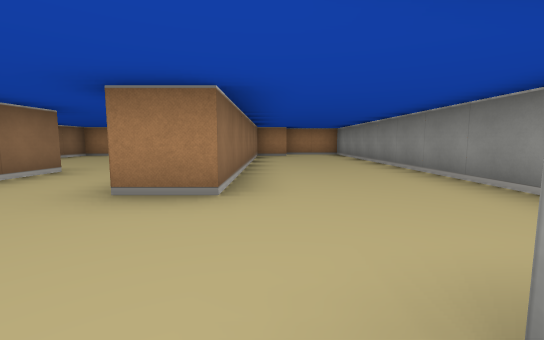
[1] (above)

16 first-person views from a walk through a cub3D level. The camera is about half as high as the walls, tilts 6° down and sees 90° across. The floor is counted in squares. Each view is taken from the middle of a square. On the plan, view 1 faces up. The plan holds only what a view shows up to about 9 squares ahead; the rest is blank.

[2]
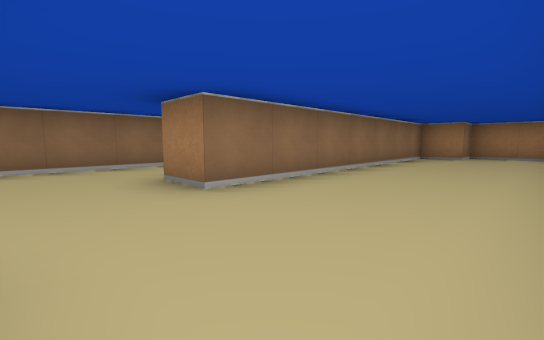

[3]
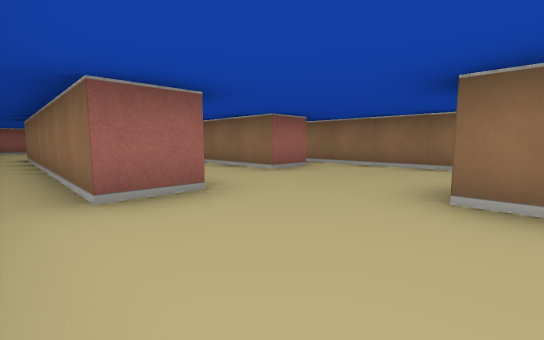

[4]
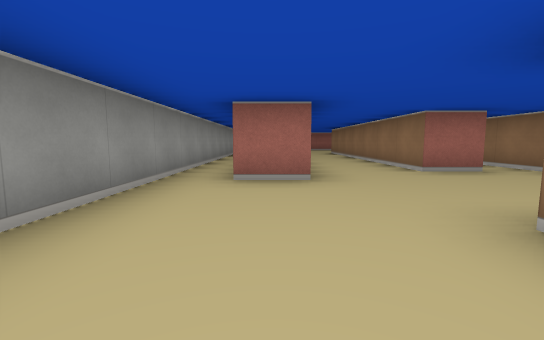

[5]
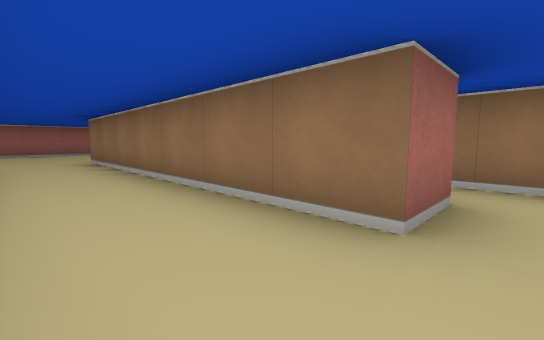

[6]
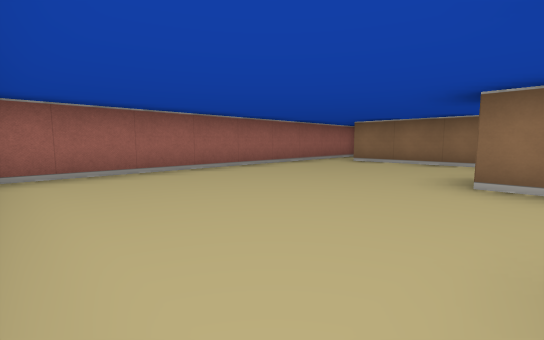

[7]
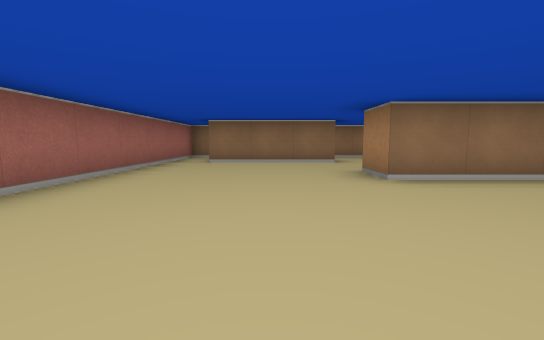

[8]
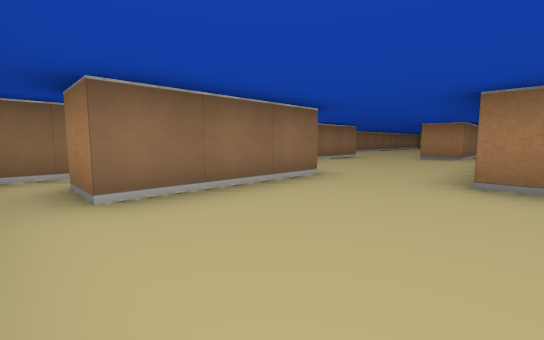

[9]
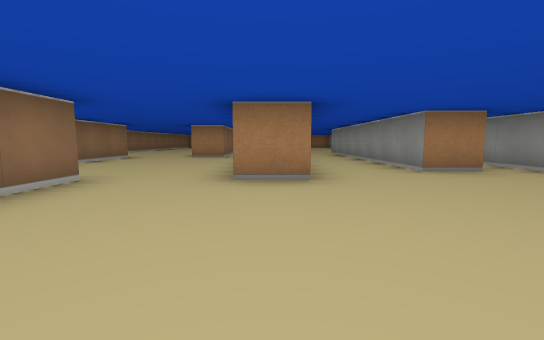

[10]
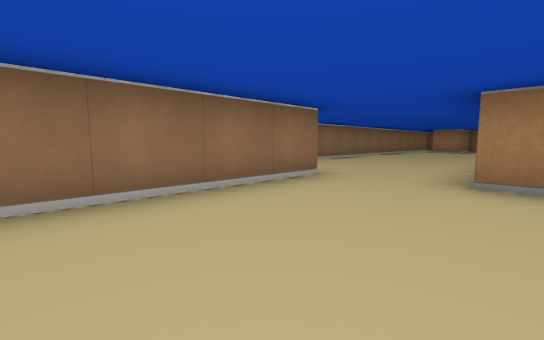

[11]
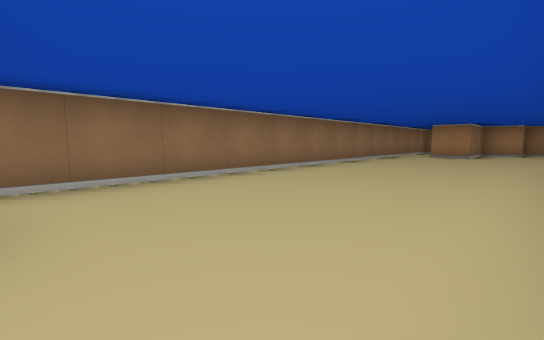

[12]
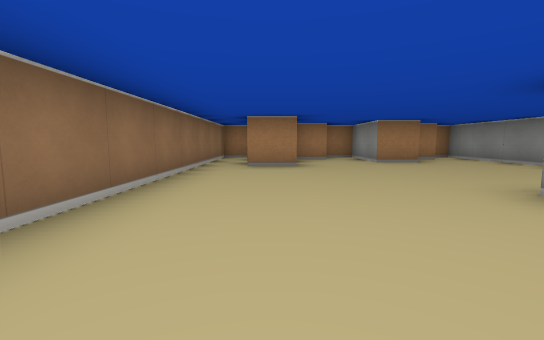

[13]
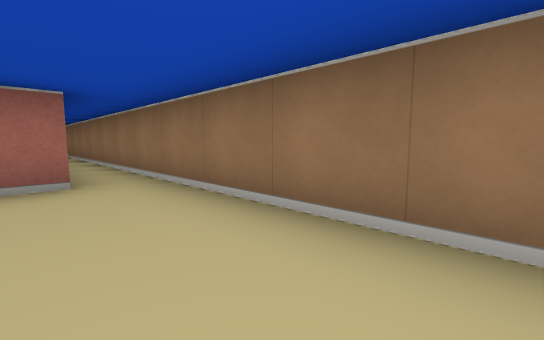

[14]
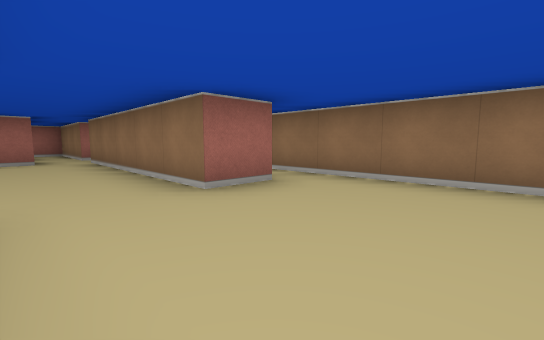

[15]
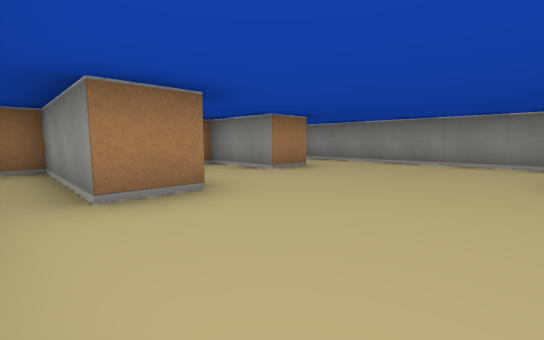

[16]
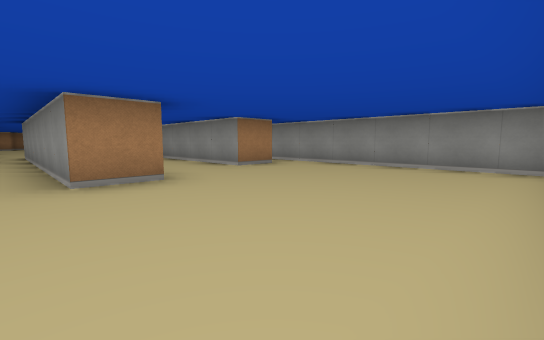

### Floor plan
Points are (right, up) in squares from view 1. A wall is a line through its corners. A room is listed if a view was taken in it or the views show most of it. See-through windows are left out.
Room 1 (views 1, 2, 3, 4, 5, 6, 7, 8, 9, 16)
walls: (0.4, 0.5) (1.5, 0.5) (1.5, -6.5) (0.5, -6.5) (0.5, -2); (-2.5, -0.5) (-1.5, -0.5) (-1.5, -7.5) (-2.5, -7.5); (-3.5, 2.5) (-3.5, -0.5); (-4.5, -7.4) (-4.5, -10.5); (2.5, -11.1) (2.5, 9); (-4.5, -11.5) (2.1, -11.5); (2, 10.5) (0.5, 10.5) (0.5, 9.5) (-0.5, 9.5) (-0.5, 2.5) (-1.5, 2.5)
ways out: opening at (-3.5, -7) to room 2; opening at (-3, -1.5) to room 2; opening at (-2.5, 3.5) to room 3; opening at (-5, -11) to room 4
Room 2 (view 10)
walls: (-2.5, -7.5) (-2.5, -0.5); (-5.6, -7.5) (-5, -7.5); (-6.5, -2.5) (-6.5, -7.5); (-3.5, -0.5) (-3.5, -2.5) (-4.5, -2.5)
ways out: opening at (-3.5, -7) to room 1; opening at (-3, -1.5) to room 1; opening at (-7, -8) to room 3; opening at (-5.5, -2) to room 3; opening at (-6, -9.5) to room 4
Room 3 (views 11, 12, 13, 14, 15)
walls: (-3.5, 4.5) (-3.5, 2.5); (-1.5, 4.9) (-1.5, 10.5) (-2, 10.5); (-7.6, -2.5) (-6.5, -2.5); (-3.4, 8.5) (-4.5, 8.5) (-4.5, 10.5) (-5.4, 10.5); (-5.4, 9.5) (-6.5, 9.5) (-6.5, 7.5) (-7.5, 7.5) (-7.5, 10.5) (-8.5, 10.5) (-8.5, -9.5); (-2.4, 9.5) (-3, 9.5)
ways out: opening at (-2.5, 3.5) to room 1; opening at (-7, -8) to room 2; opening at (-5.5, -2) to room 2
Room 4 (no view inside)
walls: (-6.5, -8.5) (-6.5, -11.5) (-4.5, -11.5); (-4.5, -10.5) (-5.5, -10.5)
ways out: opening at (-5, -11) to room 1; opening at (-6, -9.5) to room 2

Where each view was taken, in squares from view 1:
view 1: 0 up, 0 right, facing up
view 2: 1 up, 2 right, facing up-left
view 3: 3 up, 2 right, facing down-left
view 4: 4 up, 1 right, facing down
view 5: 0 up, 0 right, facing down-left
view 6: 7 down, 2 right, facing down-left
view 7: 9 down, 2 right, facing left
view 8: 11 down, 2 left, facing up-left
view 9: 11 down, 2 left, facing up
view 10: 6 down, 4 left, facing up-left
view 11: 2 down, 5 left, facing up-left
view 12: 2 up, 7 left, facing up
view 13: 1 up, 7 left, facing down-left
view 14: 0 up, 5 left, facing down-left
view 15: 5 up, 8 left, facing up-right
view 16: 11 down, 3 left, facing up-right
